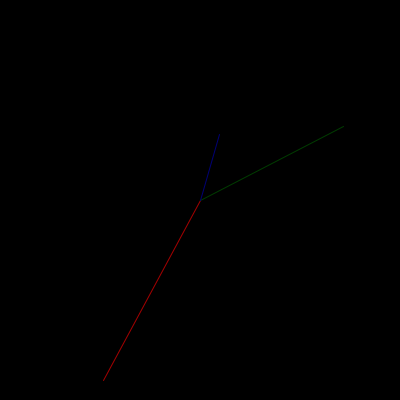
Frame 1 (no input)
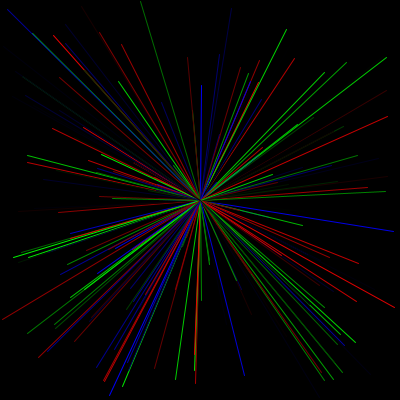
Frame 60 (the mouse pressed at the canvas centre just before this capture)
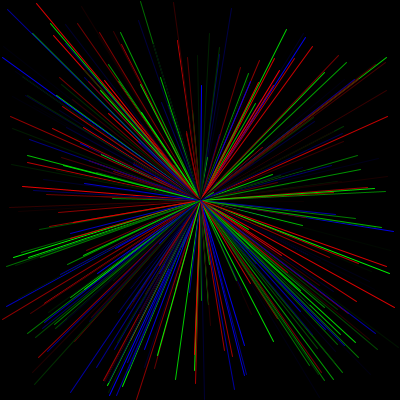
Frame 120 (the mouse held since frame 60 and released just before this capture)

The Processing sketch that drew these frames (run headless with seeded random() and noise(); from frame 60 on, the mouse is pressed at the canvas centre):

// Processing sketch: processing_48829
// ── processing_48829.pde


void setup()
{
  //black background
  background(0);
  //400 by 400 size
  size(400,400);
  
}
void draw()
{
//RGB Color Therefore Red Line - flickers between black and red
stroke(random(255),0,0);
//Draws line from left border to random point on screen
line(200,200,random(400),random(400));
//Green line - flickers between black and green
stroke(0,random(255),0);
//line drawn from point(200,200) to any random point in screen
line(200,200,random(400),random(400));
//Blue line - flickers between blue and black
stroke(0,0,random(255));
//line drawn from the middle to any random point
line(200,200,random(400),random(400));
frameRate(50);
}
